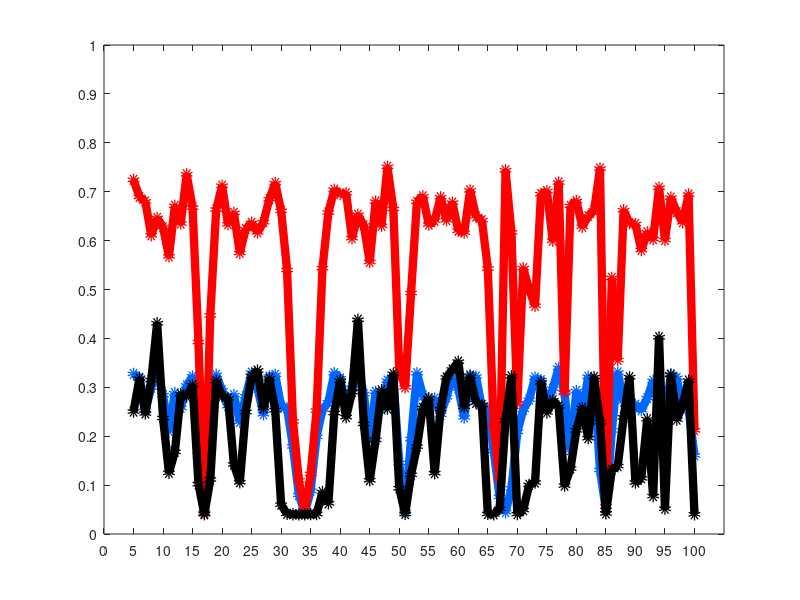

MATLAB code for this plot: (Note: this script raises an error after producing the figure.)
clear all; close all;
load('lensweep_5-1-100_results.mat');

line_width = 6;
marker = 'o';
markerSize = 3;
fontSize = 28.5;

color_single = [0 0.4 1];
color_both = [1 0 0];
color_colorcircle = [0 0 0];

figure
set(gcf, 'Position',  [200, 200, 2000, 800])
plot(seg_len(1:96), area_percent_singlestub(1:96), 'LineWidth', line_width, 'Marker', marker, 'MarkerSize', markerSize, 'Color', color_single)
hold on
plot(seg_len(1:96), area_percent(1:96), 'LineWidth', line_width, 'Marker', marker, 'MarkerSize', markerSize, 'Color', color_both)
plot(seg_len(1:96), cover_circle_area_percent(1:96), 'LineWidth', line_width, 'Marker', marker, 'MarkerSize', markerSize, 'Color', color_colorcircle)

xlim([0 105])
ylim([0 1])

xticks(0:5:100)
yticks(0:0.1:1)
xticklabels({char(split(num2str(0:5:100)))})
yticklabels({'0%', '10%', '20%', '30%', '40%', '50%', '60%', '70%', '80%', '90%', '100%'})

xlabel('Transmission line segment unit length (mm)')
ylabel({'Percentage of matched impedance area'; 'on Smith chart'})

%set(gca, 'fontsize', fontSize)

%title('Percentage of matched impedance area in Smith chart V.S. Transmission line segment unit length')

xline = xline(14, '--', [num2str(14),' mm'], 'LineWidth', line_width, 'FontSize', 22, 'HandleVisibility', 'off');
xline.LabelVerticalAlignment = 'bottom';
xline.LabelHorizontalAlignment = 'left';


text(seg_len(10) + 0.6, area_percent(10) + 0.03, sprintf('%.2f%%', 100*area_percent(10)), 'FontSize', fontSize, 'fontweight', 'bold', 'HorizontalAlignment', 'left', 'Color', color_both);
text(seg_len(10) + 4.2, area_percent_singlestub(10) + 0.07, sprintf('%.2f%%', 100*area_percent_singlestub(10)), 'FontSize', fontSize, 'fontweight', 'bold', 'HorizontalAlignment', 'right', 'Color', color_single);
text(seg_len(10) - 1.5, cover_circle_area_percent(10) - 0.05, sprintf('%.2f%%', 100*cover_circle_area_percent(10)), 'FontSize', fontSize, 'fontweight', 'bold', 'HorizontalAlignment', 'left', 'Color', color_colorcircle);

legend('Single-stub matching', 'Single-stub and double-stub matching', 'Maximum circle area enclosed', 'Location', 'northeast', 'fontsize', fontSize);

set(gca, 'FontSize', fontSize);

